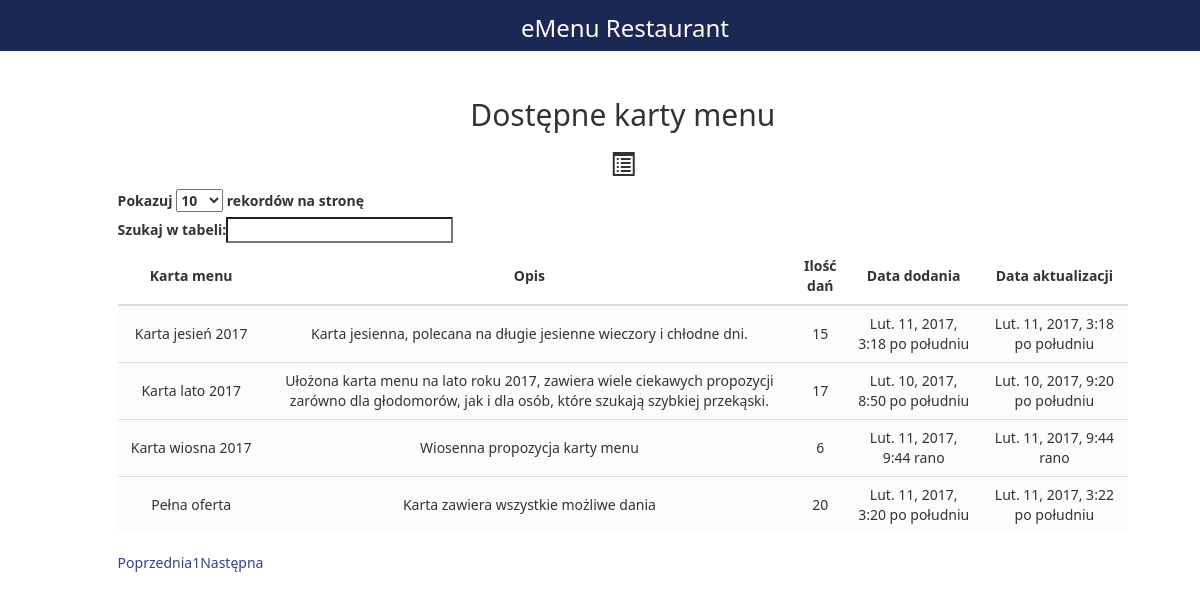
The app's page /, older data.
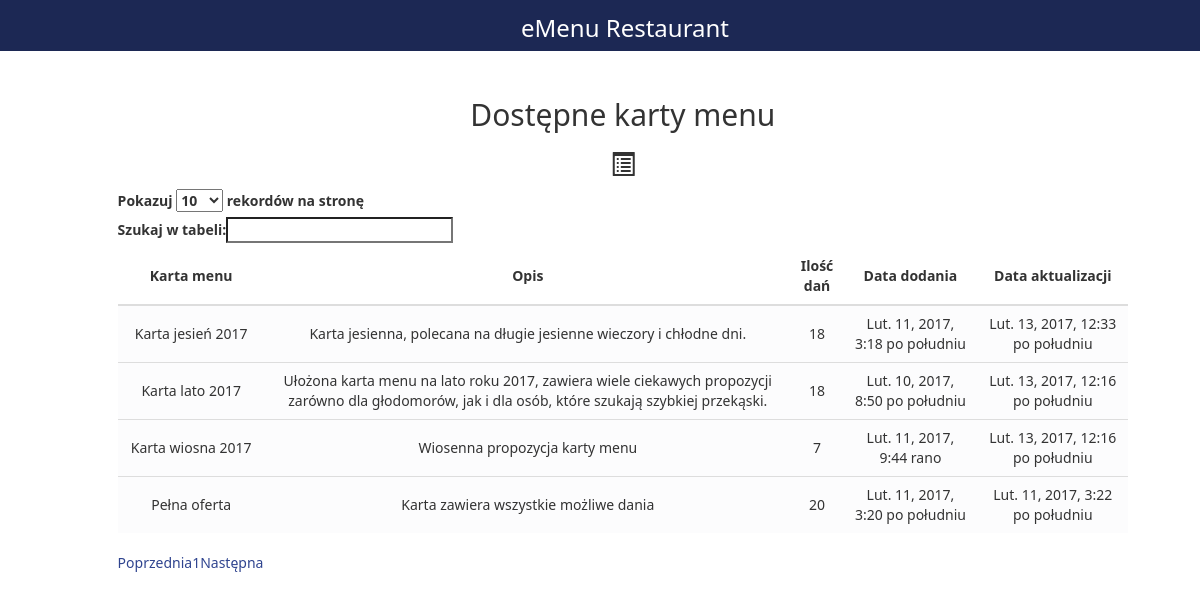
The same page, newer data.
### restaurant/models.py (models this page shows, shortened)
class Card(models.Model):
    name                = models.CharField(max_length=200, unique=True, db_index=True, verbose_name='Nazwa')
    description         = models.TextField(blank=True, verbose_name='Opis')
    created             = models.DateTimeField(auto_now_add=True, verbose_name='Utworzono')
    updated             = models.DateTimeField(auto_now=True, verbose_name='Zaktualizowano')
    class Meta:# pragma: no cover
        managed = True
        ordering = ('name', )
        verbose_name = 'karta menu'
        verbose_name_plural = 'karty menu'
    def get_dishes_card(self):
        dishes = CardItems.objects.select_related().filter(card = self.id)
        return dishes

### restaurant/views.py (the view)
# urls.py: url(r'^$', CardList.as_view(), name='card'),
class CardList(APIView):
    renderer_classes = [TemplateHTMLRenderer]
    template_name = 'restaurant/cards.html'
    def get(self, request):
        queryset = Card.objects.all().order_by('id')
        return Response({'cards': queryset})

### restaurant/templates/restaurant/cards.html
{% extends 'base.html' %}
{% load staticfiles %}
{% block MAIN_BODY %}
    <center>
        <h2>Dostępne karty menu</h2>
        <h3><span class="glyphicon glyphicon-list-alt"></span></h3>
    </center>
   <table class="table table-responsive" id="table_sort">
        <thead>
            <th style="width:15%;">Karta menu</th>
            <th>Opis</th>
            <th>Ilość dań</th>
            <th>Data dodania</th>
            <th>Data aktualizacji</th>
        </thead>
        <tbody>
            {% if cards %}
                {% for c in cards %}
                    {% if c.get_dishes_card.count > 0 %}
                        <tr style="cursor: pointer; height: 5%;" type="button"
                                        data-href="{% url 'restaurant:card_detail' c.id %}"
                                        class="btn-default clickable_row" id="btn_{{ c.id }}">
                            <td>{{ c.name }}</td>
                            <td>{{ c.description }}</td>
                            <td>{{ c.get_dishes_card.count }}</td>
                            <td>{{ c.created }}</td>
                            <td>{{ c.updated }}</td>
                        </tr>
                    {% endif %}
                {% endfor %}
            {% endif %}
        </tbody>
   </table>
{% endblock %}

### restaurant/templates/base.html (shortened to what this page needs)
<!DOCTYPE html>
<html lang="pl">
{% load staticfiles %}
<html>
<head>
    <link href="{% static 'bootstrap/jquery-ui.css' %}" rel="stylesheet">
    <link href="https://cdnjs.cloudflare.com/ajax/libs/datatables/1.10.12/css/dataTables.bootstrap.min.css" rel="stylesheet"/>
    <link href="{% static 'fonts/css/font-awesome.min.css' %}" rel="stylesheet">
    <link href="{% static 'bootstrap/bootstrap.min.css' %}" rel="stylesheet">
    <link href="{% static 'custom/style.css' %}" rel="stylesheet">
</head>
<body>
<div style="padding-bottom: 50px;">
{% block MENU %}
    <nav class="navbar navbar-fixed-top" style="background:rgb(28, 40, 84) none repeat scroll 0% 0%; border-color: rgb(28, 40, 84); border-radius: 0; ">
          <div class="container-fluid">
            <div class="col-md-12" id="navbar" style="float: left; margin-bottom:5px">
                <center>
                    <h3 class="top_name" style="color: white; line-height: 15px; padding-top: 0px; padding-left: 50px;">eMenu Restaurant</h3>
                </center>
            </div>
          </div>
    </nav>
{% endblock %}
</div>
<div class="container">
    <div class="content">
        {% block MAIN_BODY %}
        {% endblock %}
    </div>
</div>
</body>
</html>

### static/custom/style.css (style rules this page uses)
* { -webkit-box-sizing: border-box; -moz-box-sizing: border-box; box-sizing: border-box; font-family:"Helvetica lucida grande", "Segoe UI", tahoma, arial, "sans-serif"; }
html, body, #container { height: 100%; }
h3 { font-weight: 100; }
th, td { text-align: center; vertical-align: middle!important; }
.clickable_row { background-color: #fcfcfd; }
@media (min-width: 1000px) { .content { padding: 2em 3em 0; margin-left: 4%; } }

Row changes from the older to the newer data that the page shows:
changed Card "Karta lato 2017": get_dishes_card.count "17" → "18"; updated "Lut. 10, 2017, 9:20 po południu" → "Lut. 13, 2017, 12:16 po południu"
changed Card "Karta wiosna 2017": get_dishes_card.count "6" → "7"; updated "Lut. 11, 2017, 9:44 rano" → "Lut. 13, 2017, 12:16 po południu"
changed Card "Karta jesienna, polecana na długie jesienne wieczory i chłodne dni.": get_dishes_card.count "15" → "18"; updated "Lut. 11, 2017, 3:18 po południu" → "Lut. 13, 2017, 12:33 po południu"
